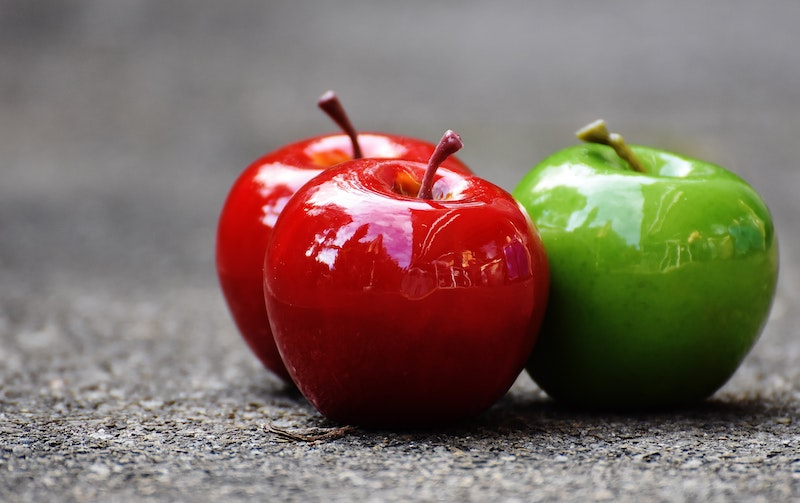
#> input picture section-2/data/test.jpg, 800 x 503 px
$ python drawing_functions.py
#> lines starting #> are read from the running program, lines starting #| are printed output that depends on the picture
'''
A simple program to demonstrate how to
draw on images using OpenCV
'''
import cv2

filename = 'data/test.jpg'
img = cv2.imread(filename)
#> img is the input picture: shape (503, 800, 3); mean B, G, R 100.8, 109.9, 127.3

# draw a rectangle on the image with the properties...

cv2.rectangle(img,            # where to draw
              (200, 100),     # top-left
              (500, 400),	    # bottom-right
              (255, 0, 0),    # color
              2)              # thickness

# draw a circle on the image with the properties...

cv2.circle(img,               # where to draw
           (650, 250),        # center
           100,	  		        # radius
           (0, 0, 255),       # color
           -1)                # thickness

# write text to the image with the properties...
font = cv2.FONT_HERSHEY_SIMPLEX
cv2.putText(img,              # where to draw
            'Apples',         # what text to write
            (10, 100),        # top-left coordinate
            font,             # what font to use
            4,				        # font size
            (0, 255, 255),    # color
            2)			          # line thickness
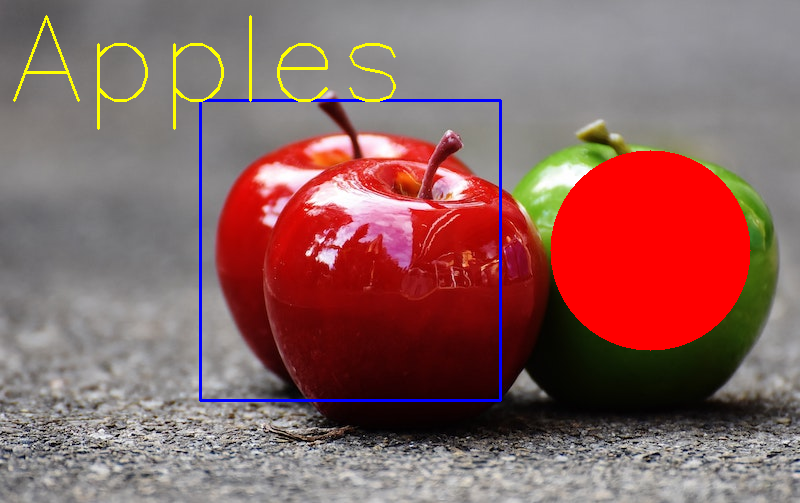
#> img: shape (503, 800, 3); mean B, G, R 97.5, 99.6, 139.6


cv2.imshow("Image", img)
cv2.waitKey(0)
cv2.destroyAllWindows()
